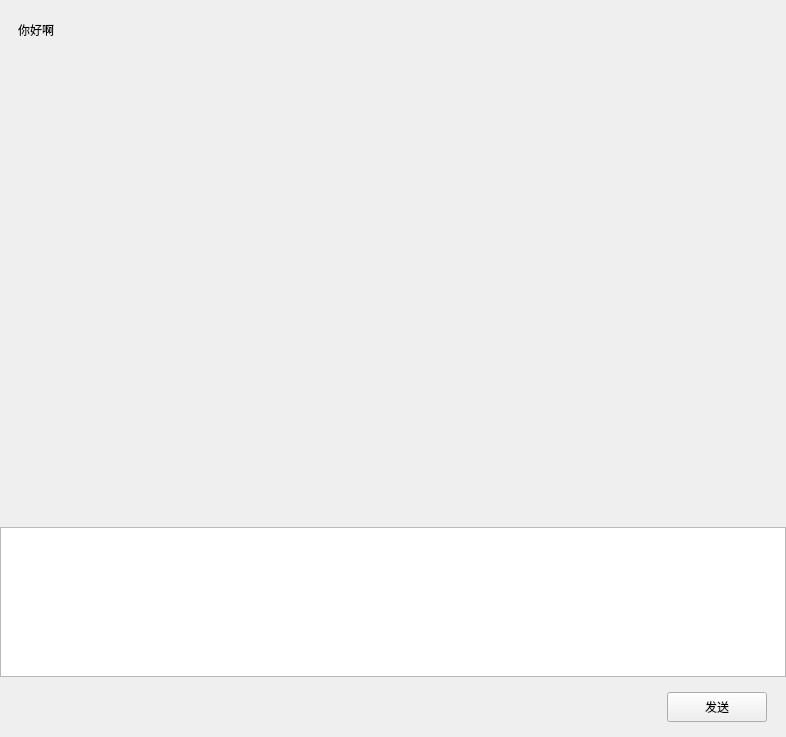
<?xml version="1.0" encoding="UTF-8"?>
<ui version="4.0">
 <class>ChatPage</class>
 <widget class="QWidget" name="ChatPage">
  <property name="geometry">
   <rect>
    <x>0</x>
    <y>0</y>
    <width>786</width>
    <height>737</height>
   </rect>
  </property>
  <property name="font">
   <font>
    <pointsize>7</pointsize>
   </font>
  </property>
  <property name="windowTitle">
   <string>Form</string>
  </property>
  <layout class="QVBoxLayout" name="verticalLayout">
   <property name="spacing">
    <number>0</number>
   </property>
   <property name="leftMargin">
    <number>0</number>
   </property>
   <property name="topMargin">
    <number>0</number>
   </property>
   <property name="rightMargin">
    <number>0</number>
   </property>
   <property name="bottomMargin">
    <number>0</number>
   </property>
   <item>
    <widget class="QWidget" name="chat_data_wid" native="true">
     <layout class="QVBoxLayout" name="verticalLayout_4">
      <property name="spacing">
       <number>0</number>
      </property>
      <property name="leftMargin">
       <number>0</number>
      </property>
      <property name="topMargin">
       <number>0</number>
      </property>
      <property name="rightMargin">
       <number>0</number>
      </property>
      <property name="bottomMargin">
       <number>0</number>
      </property>
      <item>
       <widget class="QWidget" name="title_wid" native="true">
        <property name="minimumSize">
         <size>
          <width>0</width>
          <height>60</height>
         </size>
        </property>
        <property name="maximumSize">
         <size>
          <width>16777215</width>
          <height>60</height>
         </size>
        </property>
        <property name="font">
         <font>
          <pointsize>7</pointsize>
         </font>
        </property>
        <layout class="QVBoxLayout" name="verticalLayout_5">
         <property name="spacing">
          <number>7</number>
         </property>
         <property name="topMargin">
          <number>2</number>
         </property>
         <property name="rightMargin">
          <number>2</number>
         </property>
         <property name="bottomMargin">
          <number>2</number>
         </property>
         <item>
          <widget class="QWidget" name="widget_2" native="true">
           <layout class="QHBoxLayout" name="horizontalLayout_3">
            <item>
             <widget class="QLabel" name="title_lb">
              <property name="font">
               <font>
                <pointsize>9</pointsize>
               </font>
              </property>
              <property name="text">
               <string>你好啊</string>
              </property>
             </widget>
            </item>
           </layout>
          </widget>
         </item>
        </layout>
       </widget>
      </item>
      <item>
       <widget class="ChatView" name="chat_data_list" native="true"/>
      </item>
      <item>
       <widget class="QWidget" name="tool_wid" native="true">
        <property name="minimumSize">
         <size>
          <width>0</width>
          <height>60</height>
         </size>
        </property>
        <property name="maximumSize">
         <size>
          <width>16777215</width>
          <height>60</height>
         </size>
        </property>
        <layout class="QHBoxLayout" name="horizontalLayout_4">
         <property name="spacing">
          <number>7</number>
         </property>
         <property name="leftMargin">
          <number>2</number>
         </property>
         <property name="topMargin">
          <number>2</number>
         </property>
         <property name="rightMargin">
          <number>2</number>
         </property>
         <property name="bottomMargin">
          <number>2</number>
         </property>
         <item>
          <spacer name="horizontalSpacer_3">
           <property name="orientation">
            <enum>Qt::Horizontal</enum>
           </property>
           <property name="sizeType">
            <enum>QSizePolicy::Fixed</enum>
           </property>
           <property name="sizeHint" stdset="0">
            <size>
             <width>5</width>
             <height>20</height>
            </size>
           </property>
          </spacer>
         </item>
         <item>
          <widget class="ClickedLabel" name="emo_lb">
           <property name="minimumSize">
            <size>
             <width>25</width>
             <height>25</height>
            </size>
           </property>
           <property name="maximumSize">
            <size>
             <width>25</width>
             <height>25</height>
            </size>
           </property>
           <property name="text">
            <string/>
           </property>
          </widget>
         </item>
         <item>
          <spacer name="horizontalSpacer_2">
           <property name="orientation">
            <enum>Qt::Horizontal</enum>
           </property>
           <property name="sizeType">
            <enum>QSizePolicy::Fixed</enum>
           </property>
           <property name="sizeHint" stdset="0">
            <size>
             <width>5</width>
             <height>20</height>
            </size>
           </property>
          </spacer>
         </item>
         <item>
          <widget class="ClickedLabel" name="file_lb">
           <property name="minimumSize">
            <size>
             <width>25</width>
             <height>25</height>
            </size>
           </property>
           <property name="maximumSize">
            <size>
             <width>25</width>
             <height>25</height>
            </size>
           </property>
           <property name="text">
            <string/>
           </property>
          </widget>
         </item>
         <item>
          <spacer name="horizontalSpacer_4">
           <property name="orientation">
            <enum>Qt::Horizontal</enum>
           </property>
           <property name="sizeHint" stdset="0">
            <size>
             <width>40</width>
             <height>20</height>
            </size>
           </property>
          </spacer>
         </item>
        </layout>
       </widget>
      </item>
      <item>
       <widget class="MessageTextEdit" name="chatEdit">
        <property name="minimumSize">
         <size>
          <width>0</width>
          <height>150</height>
         </size>
        </property>
        <property name="maximumSize">
         <size>
          <width>16777215</width>
          <height>150</height>
         </size>
        </property>
       </widget>
      </item>
      <item>
       <widget class="QWidget" name="send_wid" native="true">
        <property name="minimumSize">
         <size>
          <width>0</width>
          <height>60</height>
         </size>
        </property>
        <property name="maximumSize">
         <size>
          <width>16777215</width>
          <height>60</height>
         </size>
        </property>
        <property name="font">
         <font>
          <pointsize>9</pointsize>
         </font>
        </property>
        <layout class="QHBoxLayout" name="horizontalLayout_5">
         <item>
          <spacer name="horizontalSpacer_5">
           <property name="orientation">
            <enum>Qt::Horizontal</enum>
           </property>
           <property name="sizeHint" stdset="0">
            <size>
             <width>40</width>
             <height>20</height>
            </size>
           </property>
          </spacer>
         </item>
         <item>
          <spacer name="horizontalSpacer_7">
           <property name="orientation">
            <enum>Qt::Horizontal</enum>
           </property>
           <property name="sizeType">
            <enum>QSizePolicy::Fixed</enum>
           </property>
           <property name="sizeHint" stdset="0">
            <size>
             <width>10</width>
             <height>20</height>
            </size>
           </property>
          </spacer>
         </item>
         <item>
          <widget class="ClickedBtn" name="send_btn">
           <property name="minimumSize">
            <size>
             <width>100</width>
             <height>30</height>
            </size>
           </property>
           <property name="maximumSize">
            <size>
             <width>100</width>
             <height>30</height>
            </size>
           </property>
           <property name="text">
            <string>发送</string>
           </property>
          </widget>
         </item>
         <item>
          <spacer name="horizontalSpacer_6">
           <property name="orientation">
            <enum>Qt::Horizontal</enum>
           </property>
           <property name="sizeType">
            <enum>QSizePolicy::Fixed</enum>
           </property>
           <property name="sizeHint" stdset="0">
            <size>
             <width>10</width>
             <height>20</height>
            </size>
           </property>
          </spacer>
         </item>
        </layout>
       </widget>
      </item>
     </layout>
    </widget>
   </item>
  </layout>
 </widget>
 <customwidgets>
  <customwidget>
   <class>ClickedBtn</class>
   <extends>QPushButton</extends>
   <header location="global">clickedbtn.h</header>
  </customwidget>
  <customwidget>
   <class>ClickedLabel</class>
   <extends>QLabel</extends>
   <header location="global">clickedlabel.h</header>
  </customwidget>
  <customwidget>
   <class>ChatView</class>
   <extends>QWidget</extends>
   <header location="global">chatview.h</header>
   <container>1</container>
  </customwidget>
  <customwidget>
   <class>MessageTextEdit</class>
   <extends>QTextEdit</extends>
   <header location="global">messagetextedit.h</header>
  </customwidget>
 </customwidgets>
 <resources/>
 <connections/>
</ui>
